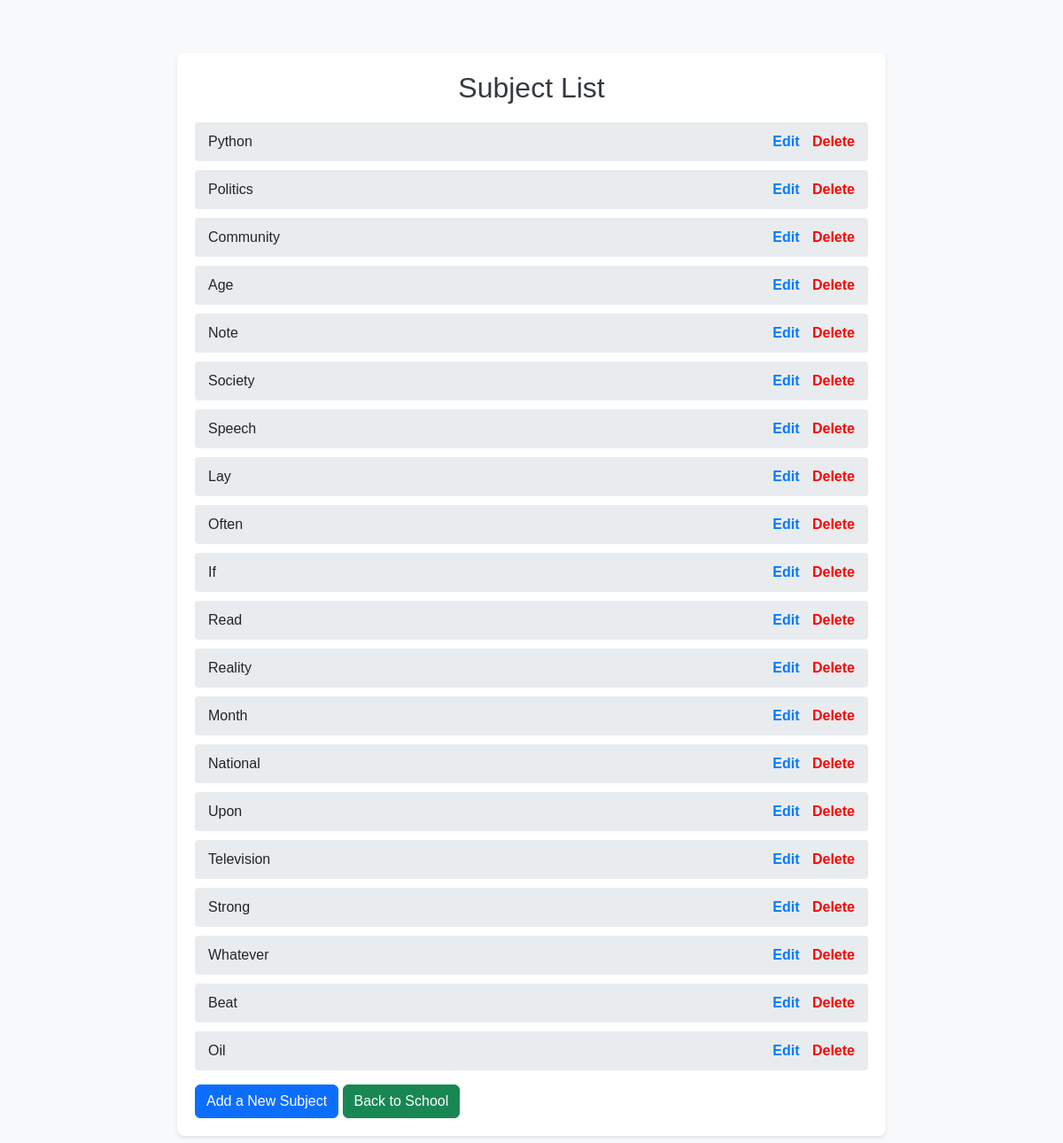
Before: /subjects/ with the older database file.
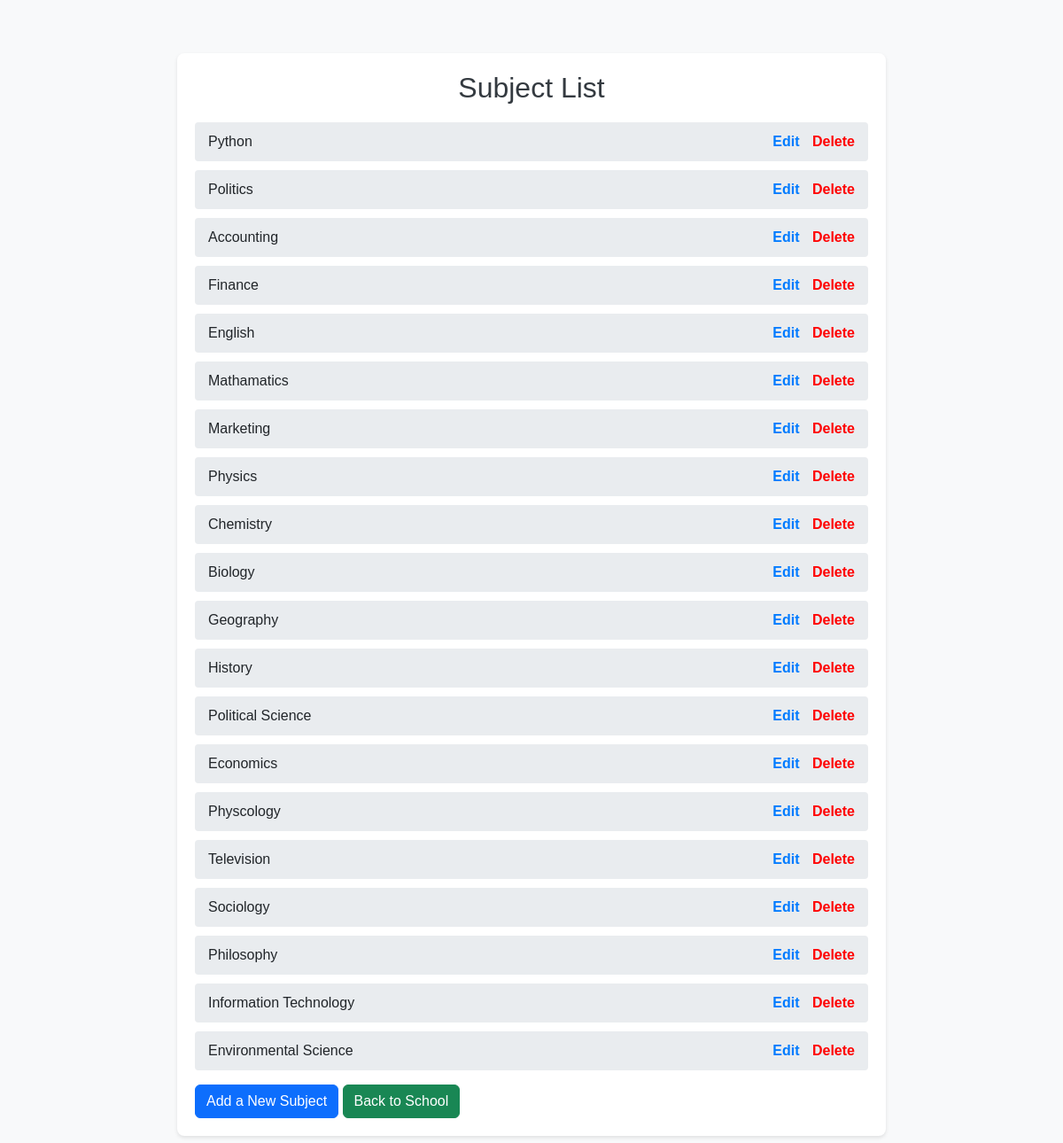
After: the same page with the newer database file.
### school/models.py (models this page shows, shortened)
class Subject(models.Model):
    name = models.CharField(max_length=100)

### school/views.py (the view)
# urls.py: path('subjects/', views.subject_lst, name="subject"),   # subjects list
def subject_lst(request):
    subject = Subject.objects.all()
    return render(request, "subjects.html", {'subject': subject})

### school/templates/subjects.html (shortened to what this page needs)
<!DOCTYPE html>
<html lang="en">
<head>
     <link href="https://cdn.jsdelivr.net/npm/bootstrap@5.3.0-alpha1/dist/css/bootstrap.min.css" rel="stylesheet">
     <link href="https://cdnjs.cloudflare.com/ajax/libs/bootstrap-icons/1.10.5/font/bootstrap-icons.min.css" rel="stylesheet">
</head>
<body>
    <div class="container">
        <h2>Subject List</h2>
        <ul>
            {% for s in subject %}
                <li>
                    <span>
                        {{ s.name }}
                    </span>
                    <span style="justify-content: flex-end;">
                        <a href="{% url 'update_subject' s.id %}">Edit</a>
                        <a href="{% url 'delete_subject' s.id %}" style="color: red; padding-left: 10px;">Delete</a>
                    </span>
                </li>
            {% empty %}
                <li>No subject found.</li>
            {% endfor %}
        </ul>
        <a href="{% url 'add_subject' %}" class="btn btn-primary" >Add a New Subject</a>
        <a href="{% url 'school' %}" class="btn btn-success">Back to School</a>
    </div>
</body>
</html>

Changed rows visible on the page:
changed Subject: name "Community" → "Accounting"
changed Subject: name "Age" → "Finance"
changed Subject: name "Note" → "English"
changed Subject: name "Society" → "Mathamatics"
changed Subject: name "Speech" → "Marketing"
changed Subject: name "Lay" → "Physics"
changed Subject: name "Often" → "Chemistry"
changed Subject: name "If" → "Biology"
changed Subject: name "Read" → "Geography"
changed Subject: name "Reality" → "History"
changed Subject: name "Month" → "Political Science"
changed Subject: name "National" → "Economics"
changed Subject: name "Upon" → "Physcology"
changed Subject: name "Strong" → "Sociology"
changed Subject: name "Whatever" → "Philosophy"
changed Subject: name "Beat" → "Information Technology"
changed Subject: name "Oil" → "Environmental Science"
